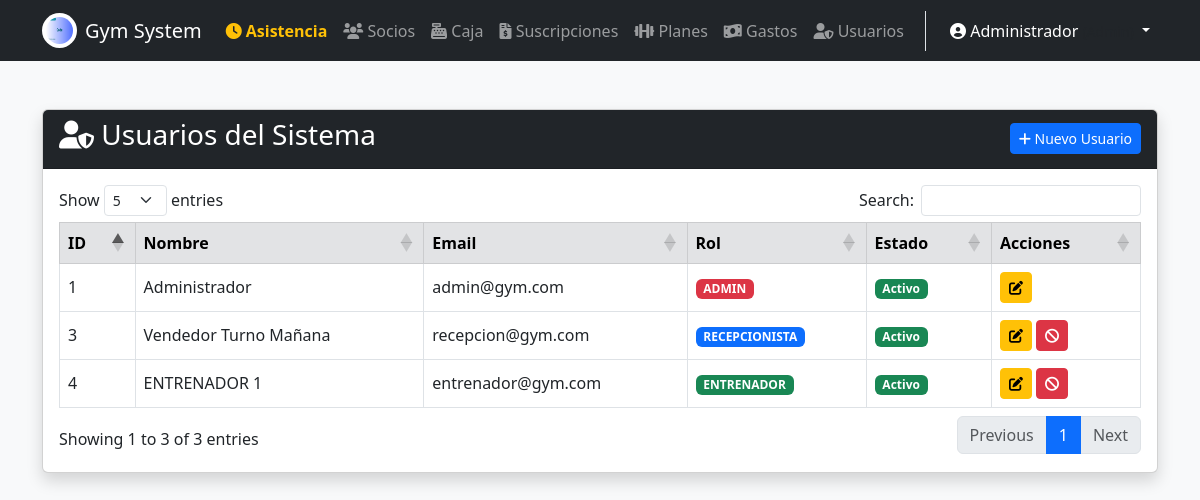
The app's page /usuarios/index (signed in) with its own data.
### tables this page shows
CREATE TABLE IF NOT EXISTS `configuracion` (
  `id` int NOT NULL,
  `nombre_sistema` varchar(100) DEFAULT NULL,
  `ruc` varchar(20) DEFAULT NULL,
  `direccion` varchar(255) DEFAULT NULL,
  `telefono` varchar(20) DEFAULT NULL,
  `email` varchar(100) DEFAULT NULL,
  `logo` varchar(255) DEFAULT NULL,
  `moneda` varchar(10) DEFAULT '$',
  PRIMARY KEY (`id`)
);

CREATE TABLE IF NOT EXISTS `usuarios` (
  `id` int NOT NULL AUTO_INCREMENT,
  `nombre` varchar(100) DEFAULT NULL,
  `email` varchar(100) DEFAULT NULL,
  `password` varchar(255) DEFAULT NULL,
  `rol` enum('admin','recepcionista','entrenador') DEFAULT 'recepcionista',
  `estado` enum('activo','inactivo') DEFAULT 'activo',
  PRIMARY KEY (`id`),
  UNIQUE KEY `email` (`email`)
);

### app/controllers/UsuariosController.php (called while the page is built, shortened)
<?php
require_once '../app/models/Usuario.php';
class UsuariosController {
    public function index() {
        $usuarioModel = new Usuario();
        $usuarios = $usuarioModel->obtenerTodos();
        require_once '../app/views/usuarios/index.php';
    }
}

### app/models/Configuracion.php (called while the page is built, shortened)
<?php
class Configuracion {
    public static function getInfo() {
        $database = new Database();
        $conn = $database->getConnection();
        $query = "SELECT * FROM configuracion WHERE id = 1 LIMIT 1";
        $stmt = $conn->prepare($query);
        $stmt->execute();
        return $stmt->fetch(PDO::FETCH_ASSOC);
    }
}

### app/models/Usuario.php (called while the page is built, shortened)
<?php
class Usuario {
    private $conn;
    private $table_name = "usuarios";
    public function __construct() {
        $database = new Database();
        $this->conn = $database->getConnection();
    }
    public function obtenerTodos() {
        $query = "SELECT * FROM " . $this->table_name . " ORDER BY id DESC";
        $stmt = $this->conn->prepare($query);
        $stmt->execute();
        return $stmt->fetchAll(PDO::FETCH_ASSOC);
    }
}

### app/config/Database.php (called while the page is built, shortened)
<?php
class Database {
    private $host = 'localhost';
    private $db_name = 'gym_system';
    private $username = 'root';
    private $password = '96982113';
    public function getConnection() {
        $this->conn = null;
        try {
            $this->conn = new PDO("mysql:host=" . $this->host . ";dbname=" . $this->db_name, $this->username, $this->password);
            $this->conn->exec("set names utf8");
            $this->conn->setAttribute(PDO::ATTR_ERRMODE, PDO::ERRMODE_EXCEPTION);
        } catch(PDOException $exception) {
            echo "Error de conexión: " . $exception->getMessage();
        }
        return $this->conn;
    }
}

### app/views/usuarios/index.php (the view, shortened to what this page needs)
<!DOCTYPE html>
<html lang="es">
<head>
    <link href="https://cdn.jsdelivr.net/npm/bootstrap@5.3.0/dist/css/bootstrap.min.css" rel="stylesheet">
    <link href="https://cdn.datatables.net/1.13.6/css/dataTables.bootstrap5.min.css" rel="stylesheet">
    <link rel="stylesheet" href="https://cdnjs.cloudflare.com/ajax/libs/font-awesome/6.0.0/css/all.min.css">
</head>
<body class="bg-light">
    <?php require_once '../app/views/inc/navbar.php'; ?>
    <div class="container mt-5">
        <div class="card shadow">
            <div class="card-header bg-dark text-white d-flex justify-content-between align-items-center">
                <h3><i class="fas fa-user-shield"></i> Usuarios del Sistema</h3>
                <a href="/usuarios/crear" class="btn btn-primary btn-sm"><i class="fas fa-plus"></i> Nuevo Usuario</a>
            </div>
            <div class="card-body">
                <table class="table table-hover table-bordered table-data align-middle">
                    <thead class="table-secondary">
                        <tr>
                            <th>ID</th>
                            <th>Nombre</th>
                            <th>Email</th>
                            <th>Rol</th>
                            <th>Estado</th>
                            <th>Acciones</th>
                        </tr>
                    </thead>
                    <tbody>
                        <?php foreach ($usuarios as $u): ?>
                        <tr>
                            <td><?= $u['id'] ?></td>
                            <td><?= $u['nombre'] ?></td>
                            <td><?= $u['email'] ?></td>
                            <td>
                                <?php
                                    $colorRol = 'secondary';
                                    if($u['rol'] == 'admin') $colorRol = 'danger';
                                    if($u['rol'] == 'recepcionista') $colorRol = 'primary';
                                    if($u['rol'] == 'entrenador') $colorRol = 'success';
                                ?>
                                <span class="badge bg-<?= $colorRol ?> text-uppercase"><?= $u['rol'] ?></span>
                            </td>
                            <td>
                                <?php if($u['estado'] == 'activo'): ?>
                                    <span class="badge bg-success">Activo</span>
                                <?php else: ?>
                                    <span class="badge bg-secondary">Inactivo</span>
                                <?php endif; ?>
                            </td>
                            <td>
                                <a href="/usuarios/editar/<?= $u['id'] ?>" class="btn btn-warning btn-sm" title="Editar">
                                    <i class="fas fa-edit"></i>
                                </a>
                                <?php if($u['id'] != $_SESSION['user_id']): ?>
                                    <?php if($u['estado'] == 'activo'): ?>
                                        <a href="/usuarios/cambiarEstado/<?= $u['id'] ?>/inactivo"
                                           class="btn btn-danger btn-sm btn-confirm"
                                           data-title="¿Bloquear acceso a <?= $u['nombre'] ?>?"
                                           title="Desactivar cuenta">
                                            <i class="fas fa-ban"></i>
                                        </a>
                                    <?php endif; ?>
                                <?php endif; ?>
                            </td>
                        </tr>
                        <?php endforeach; ?>
                    </tbody>
                </table>
            </div>
        </div>
    </div>
    <?php require_once '../app/views/inc/footer.php'; ?>
</body>
</html>

### public/index.php (shortened to what this page needs)
<?php
require_once '../app/config/Database.php';
$url = isset($_GET['url']) ? $_GET['url'] : 'home/index';
$url = rtrim($url, '/');
$url = explode('/', $url);
$controllerName = isset($url[0]) ? ucfirst($url[0]) . 'Controller' : 'HomeController';
$method = isset($url[1]) ? $url[1] : 'index';
$params = isset($url[2]) ? array_slice($url, 2) : [];
$controllerPath = '../app/controllers/' . $controllerName . '.php';
if (file_exists($controllerPath)) {
    $controller = new $controllerName;
    if (method_exists($controller, $method)) {
        call_user_func_array([$controller, $method], $params);
    } else {
        echo "Error: El método no existe.";
    }
} else {
    header('Location: /auth/index');
}

### app/views/inc/navbar.php (shortened to what this page needs)
<?php
require_once __DIR__ . '/../../models/Configuracion.php';
$config = Configuracion::getInfo();
?>
<nav class="navbar navbar-expand-lg navbar-dark bg-dark mb-4">
    <div class="container">
        <a class="navbar-brand d-flex align-items-center" href="/home/index">
            <?php if(!empty($config['logo'])): ?>
                <img src="/img/<?= $config['logo'] ?>?v=<?= time() ?>"
                     alt="Logo" width="35" height="35"
                     class="d-inline-block align-text-top rounded-circle me-2 bg-white p-1">
            <?php endif; ?>
            <?= $config['nombre_sistema'] ?>
        </a>
        <div class="collapse navbar-collapse" id="navbarNav">
            <ul class="navbar-nav me-auto">
                <li class="nav-item">
                    <a class="nav-link text-warning fw-bold" href="/asistencia/index"><i class="fas fa-clock"></i> Asistencia</a>
                </li>
                <li class="nav-item">
                    <a class="nav-link" href="/socios/index"><i class="fas fa-users"></i> Socios</a>
                </li>
                <?php if(isset($_SESSION['user_rol']) && $_SESSION['user_rol'] != 'entrenador'): ?>
                    <li class="nav-item">
                        <a class="nav-link" href="/caja/index"><i class="fas fa-cash-register"></i> Caja</a>
                    </li>
                    <li class="nav-item">
                        <a class="nav-link" href="/suscripciones/index"><i class="fas fa-file-invoice-dollar"></i> Suscripciones</a>
                    </li>
                <?php endif; ?>
                <?php if(isset($_SESSION['user_rol']) && $_SESSION['user_rol'] == 'admin'): ?>
                    <li class="nav-item">
                        <a class="nav-link" href="/planes/index"><i class="fas fa-dumbbell"></i> Planes</a>
                    </li>
                    <li class="nav-item">
                        <a class="nav-link" href="/gastos/index"><i class="fas fa-money-bill-wave"></i> Gastos</a>
                    </li>
                    <li class="nav-item">
                        <a class="nav-link" href="/usuarios/index"><i class="fas fa-user-shield"></i> Usuarios</a>
                    </li>
                <?php endif; ?>
            </ul>
            <ul class="navbar-nav ms-auto border-start ps-3">
                <li class="nav-item dropdown">
                    <a class="nav-link dropdown-toggle active" href="#" role="button" data-bs-toggle="dropdown">
                        <i class="fas fa-user-circle"></i> <?= $_SESSION['user_name'] ?? 'Usuario' ?>
                        <small class="text-muted">(<?= ucfirst($_SESSION['user_rol'] ?? '') ?>)</small>
                    </a>
                </li>
            </ul>
        </div>
    </div>
</nav>

### app/views/inc/footer.php (shortened to what this page needs)
</body>
</html>

### records on screen
configuracion: logo (picture), nombre_sistema "Gym System"
usuarios: id "4", nombre "ENTRENADOR 1", email "entrenador@gym.com", rol "ENTRENADOR", estado "Activo"
usuarios: id "3", nombre "Vendedor Turno Mañana", email "recepcion@gym.com", rol "RECEPCIONISTA", estado "Activo"
usuarios: id "1", nombre "Administrador", email "admin@gym.com", rol "ADMIN", estado "Activo"

### other values on screen
$_SESSION['user_name'] "Administrador"
